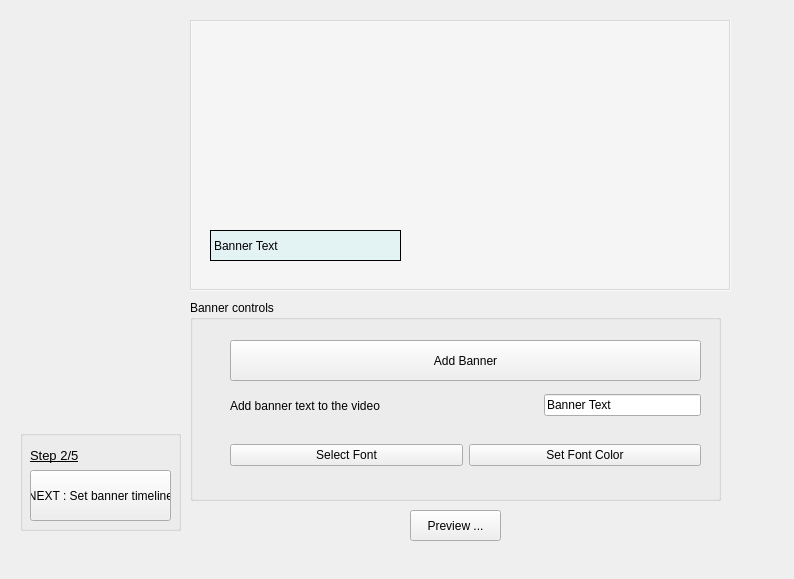
<?xml version="1.0" encoding="UTF-8"?>
<ui version="4.0">
 <class>Form</class>
 <widget class="QWidget" name="Form">
  <property name="geometry">
   <rect>
    <x>0</x>
    <y>0</y>
    <width>794</width>
    <height>579</height>
   </rect>
  </property>
  <property name="windowTitle">
   <string>Set Video Banner and Text</string>
  </property>
  <widget class="QPushButton" name="previewBtn">
   <property name="geometry">
    <rect>
     <x>410</x>
     <y>510</y>
     <width>91</width>
     <height>31</height>
    </rect>
   </property>
   <property name="font">
    <font>
     <family>Arial</family>
     <italic>false</italic>
    </font>
   </property>
   <property name="text">
    <string>Preview ...</string>
   </property>
  </widget>
  <widget class="QLabel" name="bannerLabel">
   <property name="geometry">
    <rect>
     <x>210</x>
     <y>230</y>
     <width>191</width>
     <height>31</height>
    </rect>
   </property>
   <property name="font">
    <font>
     <family>Arial</family>
    </font>
   </property>
   <property name="autoFillBackground">
    <bool>false</bool>
   </property>
   <property name="styleSheet">
    <string notr="true">background-color: rgba(200, 240, 240, 100)</string>
   </property>
   <property name="frameShape">
    <enum>QFrame::Box</enum>
   </property>
   <property name="frameShadow">
    <enum>QFrame::Plain</enum>
   </property>
   <property name="text">
    <string>Banner Text</string>
   </property>
  </widget>
  <widget class="QLabel" name="frame">
   <property name="geometry">
    <rect>
     <x>190</x>
     <y>20</y>
     <width>541</width>
     <height>271</height>
    </rect>
   </property>
   <property name="mouseTracking">
    <bool>false</bool>
   </property>
   <property name="autoFillBackground">
    <bool>false</bool>
   </property>
   <property name="styleSheet">
    <string notr="true">background-color: rgba(255, 255, 255, 100)</string>
   </property>
   <property name="frameShape">
    <enum>QFrame::Box</enum>
   </property>
   <property name="frameShadow">
    <enum>QFrame::Sunken</enum>
   </property>
   <property name="text">
    <string/>
   </property>
  </widget>
  <widget class="QGroupBox" name="progressBox">
   <property name="geometry">
    <rect>
     <x>20</x>
     <y>430</y>
     <width>161</width>
     <height>101</height>
    </rect>
   </property>
   <property name="title">
    <string/>
   </property>
   <widget class="QLabel" name="nextLabel">
    <property name="geometry">
     <rect>
      <x>10</x>
      <y>10</y>
      <width>81</width>
      <height>31</height>
     </rect>
    </property>
    <property name="font">
     <font>
      <family>Arial</family>
      <pointsize>10</pointsize>
      <weight>50</weight>
      <italic>false</italic>
      <bold>false</bold>
      <underline>true</underline>
     </font>
    </property>
    <property name="autoFillBackground">
     <bool>false</bool>
    </property>
    <property name="text">
     <string>Step 2/5</string>
    </property>
   </widget>
   <widget class="QPushButton" name="nextBtn">
    <property name="geometry">
     <rect>
      <x>10</x>
      <y>40</y>
      <width>141</width>
      <height>51</height>
     </rect>
    </property>
    <property name="font">
     <font>
      <family>Arial</family>
     </font>
    </property>
    <property name="text">
     <string>NEXT : Set banner timeline</string>
    </property>
   </widget>
  </widget>
  <widget class="QGroupBox" name="groupBox">
   <property name="geometry">
    <rect>
     <x>190</x>
     <y>300</y>
     <width>531</width>
     <height>201</height>
    </rect>
   </property>
   <property name="font">
    <font>
     <family>Arial</family>
    </font>
   </property>
   <property name="title">
    <string>Banner controls</string>
   </property>
   <widget class="QPushButton" name="bannerBtn">
    <property name="geometry">
     <rect>
      <x>40</x>
      <y>40</y>
      <width>471</width>
      <height>41</height>
     </rect>
    </property>
    <property name="font">
     <font>
      <family>Arial</family>
     </font>
    </property>
    <property name="text">
     <string>Add Banner</string>
    </property>
   </widget>
   <widget class="QWidget" name="layoutWidget">
    <property name="geometry">
     <rect>
      <x>40</x>
      <y>85</y>
      <width>471</width>
      <height>41</height>
     </rect>
    </property>
    <layout class="QHBoxLayout" name="horizontalLayout">
     <item>
      <widget class="QLabel" name="textLabel">
       <property name="font">
        <font>
         <family>Arial</family>
        </font>
       </property>
       <property name="text">
        <string>Add banner text to the video</string>
       </property>
      </widget>
     </item>
     <item>
      <spacer name="horizontalSpacer">
       <property name="orientation">
        <enum>Qt::Horizontal</enum>
       </property>
       <property name="sizeHint" stdset="0">
        <size>
         <width>40</width>
         <height>20</height>
        </size>
       </property>
      </spacer>
     </item>
     <item>
      <widget class="QLineEdit" name="bannerText">
       <property name="font">
        <font>
         <family>Arial</family>
        </font>
       </property>
       <property name="text">
        <string>Banner Text</string>
       </property>
      </widget>
     </item>
    </layout>
   </widget>
   <widget class="QWidget" name="layoutWidget_2">
    <property name="geometry">
     <rect>
      <x>40</x>
      <y>130</y>
      <width>471</width>
      <height>51</height>
     </rect>
    </property>
    <layout class="QHBoxLayout" name="horizontalLayout_3">
     <item>
      <widget class="QPushButton" name="fontBtn">
       <property name="font">
        <font>
         <family>Arial</family>
        </font>
       </property>
       <property name="text">
        <string>Select Font</string>
       </property>
      </widget>
     </item>
     <item>
      <widget class="QPushButton" name="colorBtn">
       <property name="font">
        <font>
         <family>Arial</family>
        </font>
       </property>
       <property name="text">
        <string>Set Font Color</string>
       </property>
      </widget>
     </item>
    </layout>
   </widget>
  </widget>
  <widget class="QWidget" name="layoutWidget">
   <property name="geometry">
    <rect>
     <x>0</x>
     <y>0</y>
     <width>2</width>
     <height>2</height>
    </rect>
   </property>
   <layout class="QVBoxLayout" name="verticalLayout"/>
  </widget>
  <zorder>progressBox</zorder>
  <zorder>frame</zorder>
  <zorder>layoutWidget</zorder>
  <zorder>previewBtn</zorder>
  <zorder>groupBox</zorder>
  <zorder>bannerLabel</zorder>
 </widget>
 <resources/>
 <connections/>
</ui>
